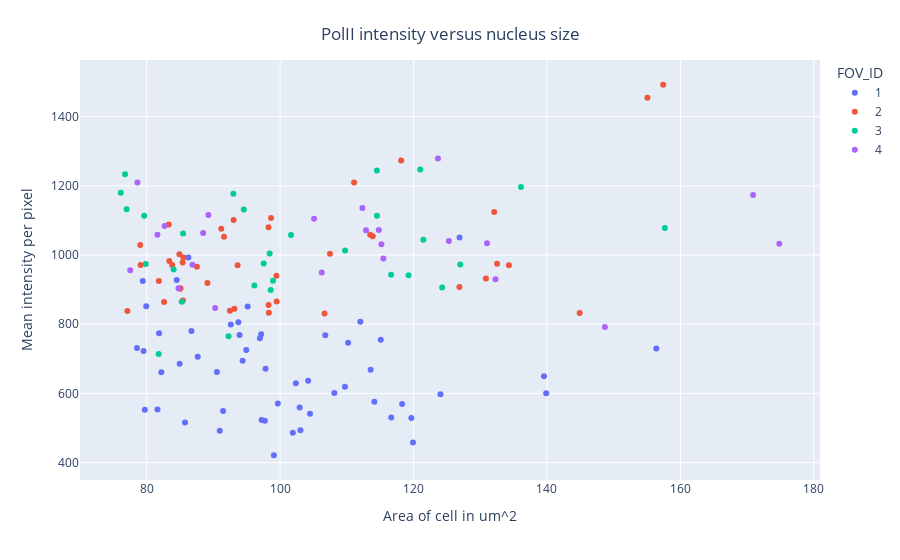

Notebook code for this chart:
### Code cell
fig = px.scatter(data_frame=filtered_intensity_df,
                 x='Area_um2',
                 y=[probe2_name],
                 color='FOV_ID',
                 hover_data=['FOV_ID','Cell_ID'])
fig.update_layout(
    yaxis_title='Mean intensity per pixel',
    xaxis_title='Area of cell in um^2',
    title=dict(
        text=probe2_name+' intensity versus nucleus size',
        x=0.5,
        y=0.95,
        xanchor="center",
        yanchor="top",
        ),
)
pio.write_image(fig, root_path+output_path+'area_vs_intensity '+probe2_name+'.png',format='png')
fig.show()

### Figure 1 — Plotly figure (JSON) as saved in the notebook; plotly's stock layout.template omitted (floating-point values rounded to 4 significant figures)
{"data": [{"customdata": [["1", "1"], ["1", "2"], ["1", "3"], ["1", "4"], ["1", "5"], ["1", "6"], ["1", "7"], ["1", "8"], ["1", "10"], ["1", "11"], ["1", "13"], ["1", "14"], ["1", "15"], ["1", "16"], ["1", "18"], ["1", "19"], ["1", "20"], ["1", "21"], ["1", "22"], ["1", "23"], ["1", "25"], ["1", "26"], ["1", "27"], ["1", "28"], ["1", "29"], ["1", "31"], ["1", "33"], ["1", "34"], ["1", "35"], ["1", "36"], ["1", "37"], ["1", "38"], ["1", "39"], ["1", "40"], ["1", "41"], ["1", "42"], ["1", "43"], ["1", "44"], ["1", "45"], ["1", "46"], ["1", "47"], ["1", "49"], ["1", "50"], ["1", "51"], ["1", "52"], ["1", "54"], ["1", "56"], ["1", "57"], ["1", "58"], ["1", "59"], ["1", "62"], ["1", "63"], ["1", "65"]], "hovertemplate": "FOV_ID=%{customdata[0]}<br>Area_um2=%{x}<br>value=%{y}<br>Cell_ID=%{customdata[1]}<extra></extra>", "legendgroup": "1", "marker": {"color": "#636efa", "symbol": "circle"}, "mode": "markers", "name": "1", "orientation": "v", "showlegend": true, "type": "scatter", "x": [102.4, 85.74, 97.23, 118.3, 79.53, 156.4, 94.93, 108.1, 92.61, 82.2, 119.7, 103.0, 99.66, 104.5, 95.13, 87.65, 79.41, 78.54, 119.9, 81.61, 97.16, 97.82, 84.94, 104.2, 106.8, 81.85, 79.93, 139.9, 93.92, 86.25, 96.97, 109.7, 86.71, 115.1, 101.9, 124.0, 139.6, 94.38, 113.6, 84.5, 114.1, 90.53, 116.7, 79.72, 91.45, 90.95, 102.9, 126.9, 99.07, 112.0, 97.72, 93.74, 110.2], "xaxis": "x", "y": [629.2, 515.6, 522.8, 569.1, 722.5, 729.8, 725.2, 601.0, 798.8, 660.8, 528.5, 493.6, 570.6, 540.7, 851.5, 706.2, 924.7, 731.0, 457.8, 553.0, 770.9, 671.2, 685.8, 636.8, 768.3, 773.6, 852.1, 600.0, 769.1, 992.9, 759.1, 619.0, 780.1, 755.3, 485.9, 597.1, 649.5, 694.1, 668.3, 927.7, 575.7, 661.8, 530.1, 552.9, 549.3, 491.9, 559.1, 1051.0, 421.1, 807.3, 520.7, 805.5, 746.2], "yaxis": "y"}, {"customdata": [["2", "1"], ["2", "2"], ["2", "3"], ["2", "4"], ["2", "5"], ["2", "6"], ["2", "8"], ["2", "9"], ["2", "11"], ["2", "12"], ["2", "13"], ["2", "14"], ["2", "15"], ["2", "16"], ["2", "17"], ["2", "18"], ["2", "19"], ["2", "20"], ["2", "21"], ["2", "22"], ["2", "23"], ["2", "24"], ["2", "25"], ["2", "26"], ["2", "28"], ["2", "30"], ["2", "31"], ["2", "32"], ["2", "33"], ["2", "34"], ["2", "35"], ["2", "36"], ["2", "37"], ["2", "38"], ["2", "39"], ["2", "40"], ["2", "41"], ["2", "42"], ["2", "45"], ["2", "46"], ["2", "47"], ["2", "48"]], "hovertemplate": "FOV_ID=%{customdata[0]}<br>Area_um2=%{x}<br>value=%{y}<br>Cell_ID=%{customdata[1]}<extra></extra>", "legendgroup": "2", "marker": {"color": "#EF553B", "symbol": "circle"}, "mode": "markers", "name": "2", "orientation": "v", "showlegend": true, "type": "scatter", "x": [98.31, 106.7, 89.11, 82.61, 107.5, 79.03, 144.9, 91.18, 83.31, 98.26, 99.45, 84.91, 83.39, 113.9, 130.9, 85.39, 132.1, 79.09, 85.43, 134.3, 111.1, 93.03, 132.5, 85.07, 93.15, 155.1, 87.53, 99.48, 77.11, 98.26, 98.64, 85.01, 83.82, 85.51, 126.9, 92.48, 157.4, 113.5, 118.1, 93.63, 91.59, 81.82], "xaxis": "x", "y": [833.0, 830.7, 919.3, 864.0, 1004.0, 1029.0, 832.1, 1076.0, 1088.0, 1080.0, 940.1, 1002.0, 982.6, 1054.0, 931.9, 978.3, 1124.0, 971.5, 868.4, 970.6, 1210.0, 1102.0, 974.6, 904.3, 844.8, 1455.0, 966.4, 865.6, 837.9, 855.6, 1107.0, 902.8, 970.8, 992.9, 907.9, 838.7, 1492.0, 1059.0, 1274.0, 970.3, 1053.0, 924.6], "yaxis": "y"}, {"customdata": [["3", "1"], ["3", "2"], ["3", "3"], ["3", "4"], ["3", "5"], ["3", "6"], ["3", "7"], ["3", "8"], ["3", "9"], ["3", "10"], ["3", "11"], ["3", "12"], ["3", "13"], ["3", "16"], ["3", "17"], ["3", "19"], ["3", "20"], ["3", "21"], ["3", "22"], ["3", "23"], ["3", "24"], ["3", "25"], ["3", "26"], ["3", "27"], ["3", "29"], ["3", "31"], ["3", "33"], ["3", "34"], ["3", "36"]], "hovertemplate": "FOV_ID=%{customdata[0]}<br>Area_um2=%{x}<br>value=%{y}<br>Cell_ID=%{customdata[1]}<extra></extra>", "legendgroup": "3", "marker": {"color": "#00cc96", "symbol": "circle"}, "mode": "markers", "name": "3", "orientation": "v", "showlegend": true, "type": "scatter", "x": [136.1, 98.43, 121.5, 79.86, 76.11, 85.25, 94.56, 121.0, 119.2, 157.7, 96.14, 127, 98.59, 92.99, 116.6, 124.3, 114.5, 98.94, 92.27, 85.45, 76.99, 79.62, 114.5, 76.76, 109.7, 101.6, 84.04, 81.8, 97.54], "xaxis": "x", "y": [1196.0, 1004.0, 1044.0, 974.1, 1180.0, 864.6, 1131.0, 1248.0, 941.4, 1078.0, 911.7, 972.8, 898.9, 1177.0, 942.9, 906.2, 1114.0, 925.9, 765.2, 1062.0, 1132.0, 1114.0, 1244.0, 1234.0, 1013.0, 1058.0, 958.2, 714.0, 975.8], "yaxis": "y"}, {"customdata": [["4", "1"], ["4", "3"], ["4", "4"], ["4", "5"], ["4", "7"], ["4", "9"], ["4", "10"], ["4", "15"], ["4", "16"], ["4", "18"], ["4", "19"], ["4", "20"], ["4", "21"], ["4", "22"], ["4", "23"], ["4", "24"], ["4", "25"], ["4", "27"], ["4", "28"], ["4", "30"], ["4", "31"], ["4", "32"], ["4", "33"]], "hovertemplate": "FOV_ID=%{customdata[0]}<br>Area_um2=%{x}<br>value=%{y}<br>Cell_ID=%{customdata[1]}<extra></extra>", "legendgroup": "4", "marker": {"color": "#ab63fa", "symbol": "circle"}, "mode": "markers", "name": "4", "orientation": "v", "showlegend": true, "type": "scatter", "x": [115.2, 125.3, 82.69, 89.25, 131.0, 81.61, 114.8, 148.7, 170.9, 112.3, 86.86, 106.2, 77.53, 123.7, 78.61, 84.76, 105.1, 115.5, 90.26, 132.3, 88.46, 112.9, 174.8], "xaxis": "x", "y": [1031.0, 1041.0, 1084.0, 1116.0, 1034.0, 1059.0, 1072.0, 791.9, 1174.0, 1136.0, 972.2, 949.5, 955.7, 1279.0, 1210.0, 903.6, 1105.0, 990.2, 847.2, 929.9, 1064.0, 1072.0, 1032.0], "yaxis": "y"}], "layout": {"legend": {"title": {"text": "FOV_ID"}, "tracegroupgap": 0}, "margin": {"t": 60}, "title": {"text": "PolII intensity versus nucleus size", "x": 0.5, "xanchor": "center", "y": 0.95, "yanchor": "top"}, "xaxis": {"anchor": "y", "domain": [0, 1], "title": {"text": "Area of cell in um^2"}}, "yaxis": {"anchor": "x", "domain": [0, 1], "title": {"text": "Mean intensity per pixel"}}}}
